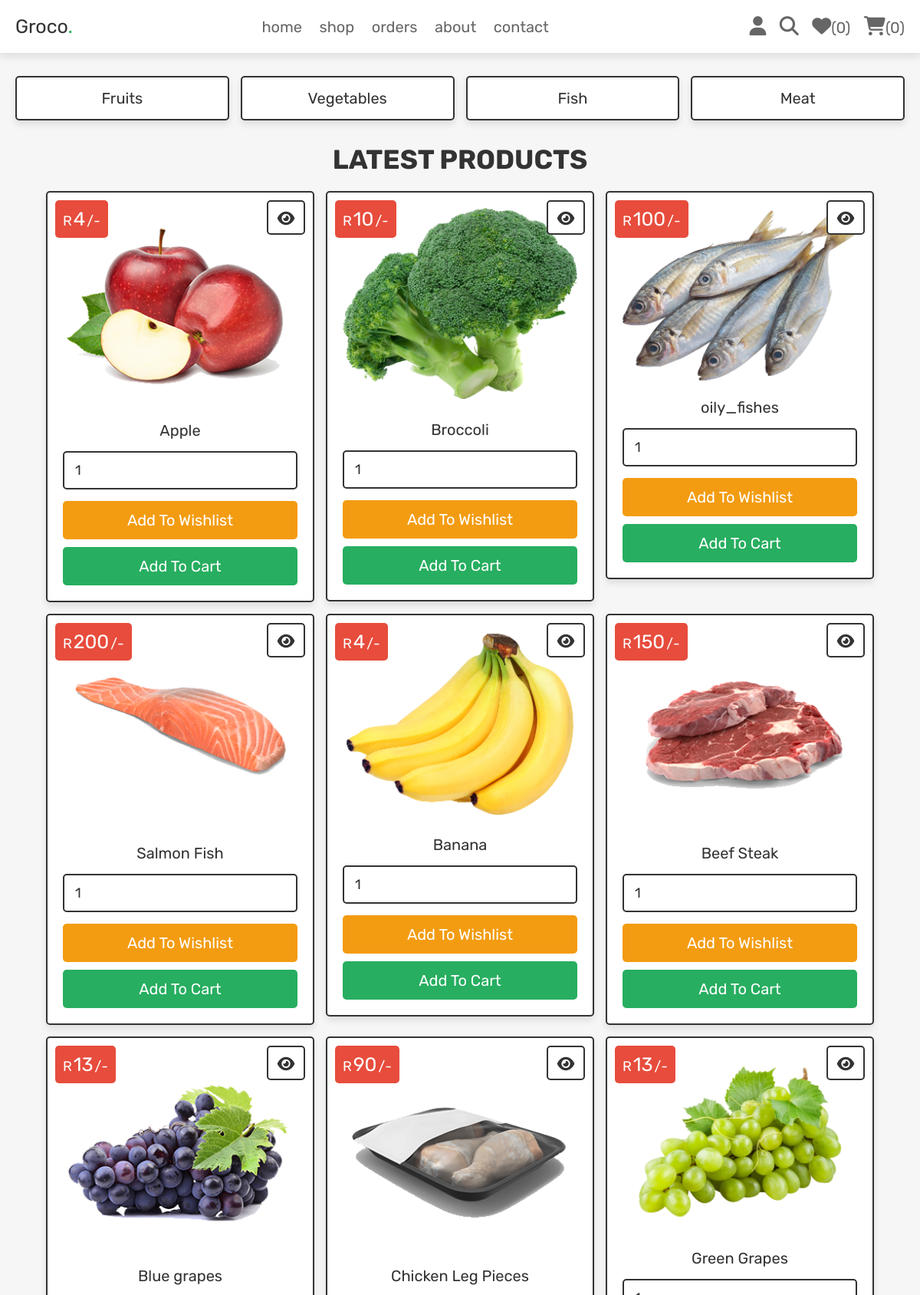
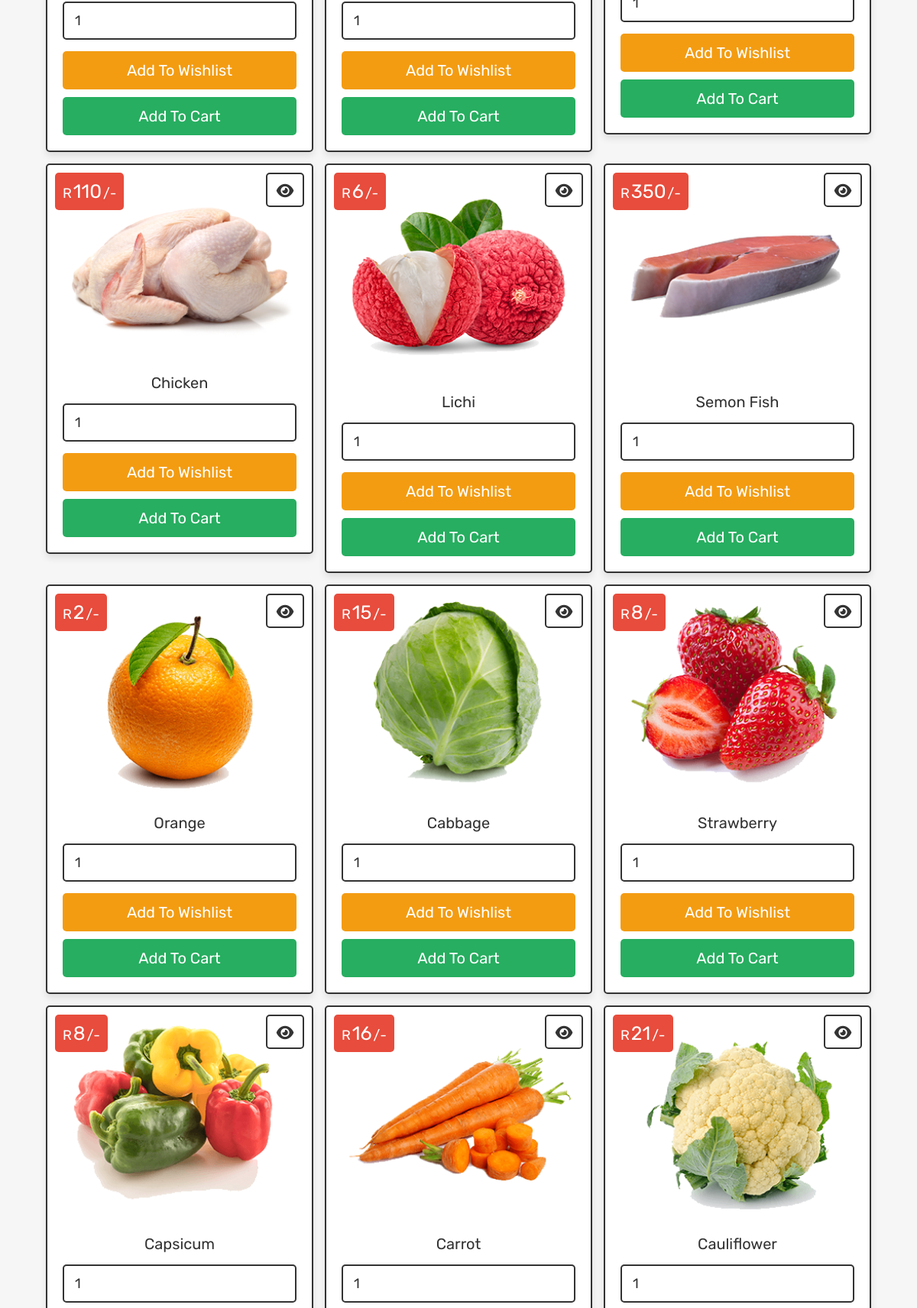
Screenshot of /shop.php (signed in, upper part) with the database file from the repository (2 pictures, top to bottom).
### tables this page shows
CREATE TABLE `products` (
  `id` int(100) NOT NULL,
  `name` varchar(100) NOT NULL,
  `category` varchar(20) NOT NULL,
  `details` varchar(500) NOT NULL,
  `price` int(100) NOT NULL,
  `image` varchar(500) NOT NULL
);

### shop.php (the view, shortened to what this page needs)
<?php
@include 'config.php';
?>
<!DOCTYPE html>
<html lang="en">
<head>
   <link rel="stylesheet" href="https://cdnjs.cloudflare.com/ajax/libs/font-awesome/6.1.1/css/all.min.css">
   <link rel="stylesheet" href="css/style.css">
</head>
<body>
<?php include 'header.php'; ?>
<section class="p-category">
   <a href="category.php?category=fruits">fruits</a>
   <a href="category.php?category=vegetables">vegetables</a>
   <a href="category.php?category=fish">fish</a>
   <a href="category.php?category=meat">meat</a>
</section>
<section class="products">
   <h1 class="title">latest products</h1>
   <div class="box-container">
   <?php
      $select_products = $conn->prepare("SELECT * FROM `products`");
      $select_products->execute();
      if($select_products->rowCount() > 0){
         while($fetch_products = $select_products->fetch(PDO::FETCH_ASSOC)){
   ?>
   <form action="" class="box" method="POST">
      <div class="price">R<span><?= $fetch_products['price']; ?></span>/-</div>
      <a href="view_page.php?pid=<?= $fetch_products['id']; ?>" class="fas fa-eye"></a>
      <img src="products/<?= $fetch_products['image']; ?>" alt="">
      <div class="name"><?= $fetch_products['name']; ?></div>
      <input type="number" min="1" value="1" name="p_qty" class="qty">
      <input type="submit" value="add to wishlist" class="option-btn" name="add_to_wishlist">
      <input type="submit" value="add to cart" class="btn" name="add_to_cart">
   </form>
   <?php
      }
   }else{
      echo '<p class="empty">no products added yet!</p>';
   }
   ?>
   </div>
</section>
</body>
</html>

### css/style.css (style rules this page uses)
.products .box-container { display: grid; grid-template-columns: repeat(auto-fit, 35rem); gap:1.5rem; justify-content: center; align-items: flex-start; }
.products .box-container .box { padding:2rem; text-align: center; border:var(--border); background-color: var(--white); box-shadow: var(--box-shadow); border-radius: .5rem; position: relative; }
.products .box-container .box .price { position: absolute; top:1rem; left:1rem; padding:1rem; border-radius: .5rem; background-color: var(--red); font-size: 1.8rem; color:var(--white); }
.products .box-container .box .price span { font-size: 2.5rem; color:var(--white); margin:0 .2rem; }
.products .box-container .box .fa-eye { position: absolute; top:1rem; right:1rem; border-radius: .5rem; height: 4.5rem; line-height: 4.3rem; width: 5rem; border:var(--border); color:var(--black); font-size: 2rem; background-color: var(--white); }
.products .box-container .box img { width: 100%; margin-bottom: 1rem; }
.products .box-container .box .name { font-size: 2rem; color:var(--black); padding:1rem 0; }
.products .box-container .box .qty { margin:.5rem 0; border-radius: .5rem; padding:1.2rem 1.4rem; font-size: 1.8rem; color:var(--black); border:var(--border); width: 100%; }
.p-category { display: grid; grid-template-columns: repeat(auto-fit, minmax(27rem, 1fr)); gap:1.5rem; justify-content: center; align-items: flex-start; }
.p-category { padding-bottom: 0; }
.p-category a { padding:1.5rem; text-align: center; border:var(--border); background-color: var(--white); box-shadow: var(--box-shadow); border-radius: .5rem; font-size: 2rem; text-transform: capitalize; color:var(--black); }

### css/components.css (style rules this page uses)
:root { --green:#27ae60; --orange:#f39c12; --red:#e74c3c; --black:#333; --light-color:#666; --white:#fff; --light-bg:#f6f6f6; --border:.2rem solid var(--black); --box-shadow:0 .5rem 1rem rgba(0,0,0,.1); }
* { font-family: 'Rubik', sans-serif; margin:0; padding:0; box-sizing: border-box; outline: none; border:none; text-decoration: none; color:var(--black); }
body { background-color: var(--light-bg); }
html { font-size: 62.5%; overflow-x: hidden; scroll-behavior: smooth; scroll-padding-top: 6.5rem; }
section { padding:3rem 2rem; max-width: 1200px; margin:0 auto; }
.btn, .delete-btn, .option-btn { display: block; width: 100%; margin-top: 1rem; border-radius: .5rem; color:var(--white); font-size: 2rem; padding:1.3rem 3rem; text-transform: capitalize; cursor: pointer; text-align: center; }
.btn { background-color: var(--green); }
.option-btn { background-color: var(--orange); }
.title { text-align: center; margin-bottom: 2rem; text-transform: uppercase; color:var(--black); font-size: 3.5rem; }

### rows the page displays
products: price "4", image (picture), name "Apple"
products: price "10", image (picture), name "Broccoli"
products: price "100", image (picture), name "oily_fishes"
products: price "200", image (picture), name "Salmon Fish"
products: price "4", image (picture), name "Banana"
products: price "150", image (picture), name "Beef Steak"
products: price "13", image (picture), name "Blue grapes"
products: price "90", image (picture), name "Chicken Leg Pieces"
products: price "13", image (picture), name "Green Grapes"
products: price "110", image (picture), name "Chicken"
products: price "6", image (picture), name "Lichi"
products: price "350", image (picture), name "Semon Fish"
products: price "2", image (picture), name "Orange"
products: price "15", image (picture), name "Cabbage"
products: price "8", image (picture), name "Strawberry"
products: price "8", image (picture), name "Capsicum"
products: price "16", image (picture), name "Carrot"
products: price "21", image (picture), name "Cauliflower"

### other values shown
$count_wishlist_items->rowCount() "0"
$count_cart_items->rowCount() "0"
